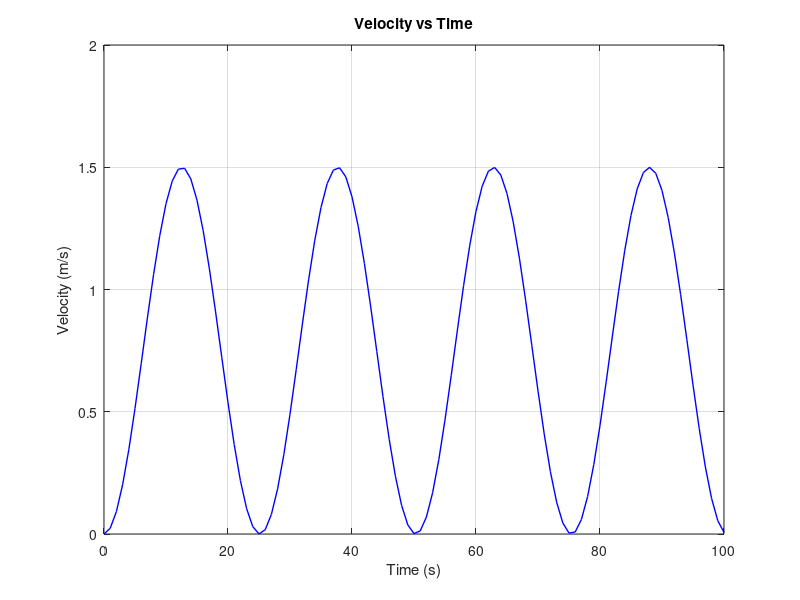
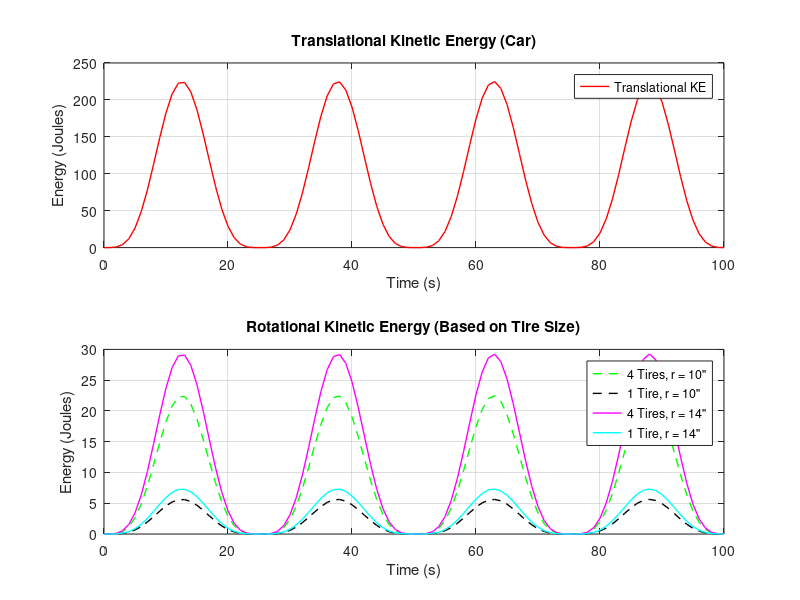

The MATLAB script that drew these images, in order:
% Wheel MOI Thing
% takes a velocity vector and estimates the cost per lap of larger tires vs
% heavier tires, based on the rotational kinetic energy blah blah

% written by Logan Haydu April 2024


% Time and Velocity:
time = 0:100;
v = (3/4)*cos((time/4) + pi) + 0.75;

% Car Parameters:
m = 200;

% Tire Parameters:
m_tire1 = 10;
r_tire1_in = 10;
r_tire1_m = r_tire1_in / 39.37;
I1 = 0.5 * m_tire1 * r_tire1_m^2;
m_tire2 = 13;
r_tire2_in = 13;
r_tire2_m = r_tire2_in / 39.37;
I2 = 0.5 * m_tire2 * r_tire2_m^2;

% Translational Kinetic Energy:
KE_t = 0.5 * m * v.^2;

% Rotational Kinetic Energy:
w1 = v / r_tire1_m;
KE_r1_one = 0.5 * I1 * w1.^2;
KE_r1_all = 4 * KE_r1_one;
w2 = v / r_tire2_m;
KE_r2_one = 0.5 * I2 * w2.^2;
KE_r2_all = 4 * KE_r2_one;

% Velocity vs Time Plot
figure(1);
plot(time, v, 'b', 'LineWidth', 1);
xlabel('Time (s)');
ylabel('Velocity (m/s)');
title('Velocity vs Time');
grid on;

% Translational Kinetic Energy Plot
figure(2);
subplot(2,1,1);
plot(time, KE_t, 'r', 'LineWidth', 1);
xlabel('Time (s)');
ylabel('Energy (Joules)');
title('Translational Kinetic Energy (Car)');
legend('Translational KE');
grid on;

% Rotational Kinetic Energy Comparisons Plot
subplot(2,1,2);
plot(time, KE_r1_all, 'g--', 'LineWidth', 1); hold on;
plot(time, KE_r1_one, 'k--', 'LineWidth', 1);
plot(time, KE_r2_all, 'm-', 'LineWidth', 1);
plot(time, KE_r2_one, 'c-', 'LineWidth', 1);
xlabel('Time (s)');
ylabel('Energy (Joules)');
title('Rotational Kinetic Energy (Based on Tire Size)');
legend('4 Tires, r = 10"', '1 Tire, r = 10"', ...
       '4 Tires, r = 14"', '1 Tire, r = 14"');
grid on;